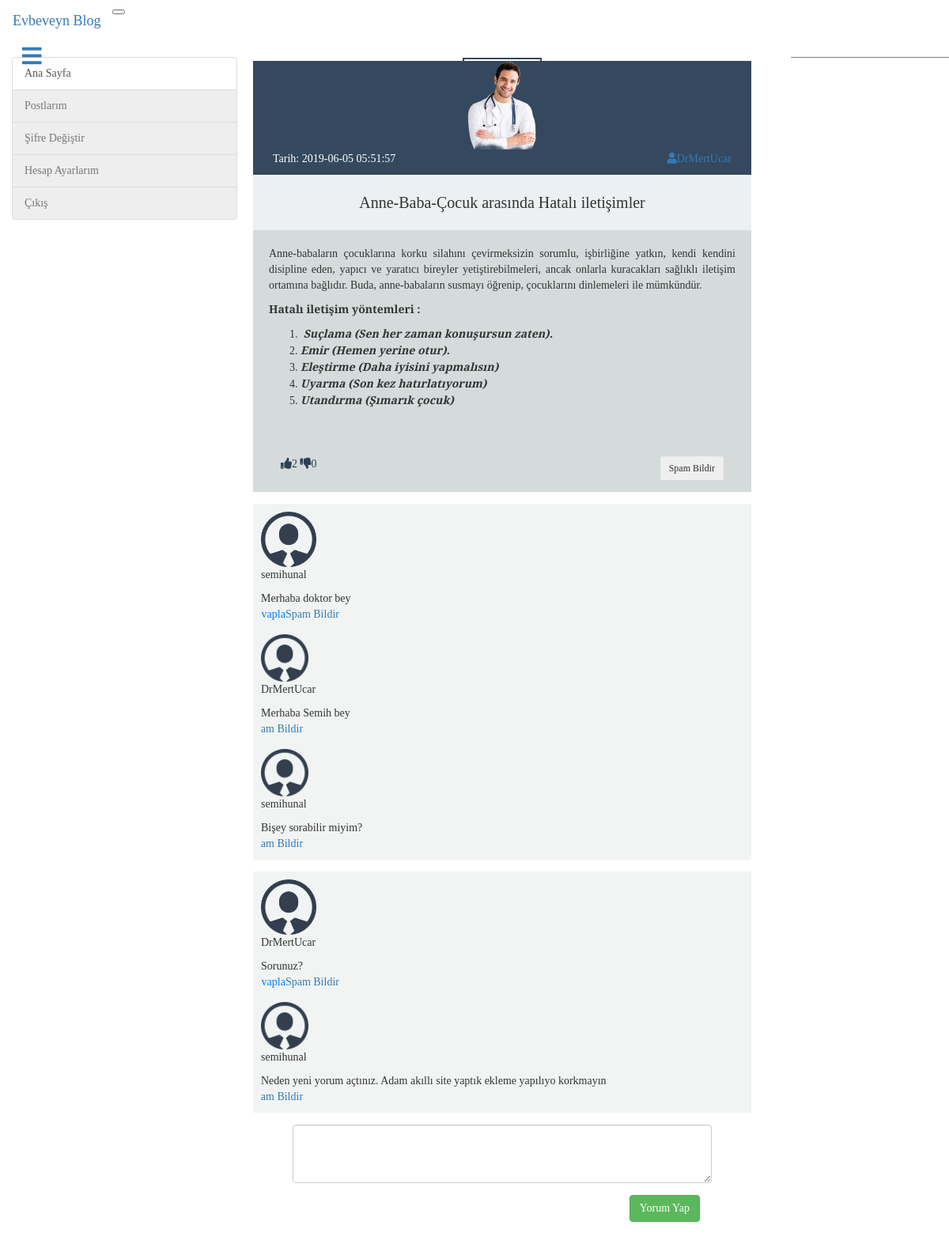
Page /postDetail.php?postId=12 on the committed database.
### tables this page shows
CREATE TABLE `profilphotos` (
  `userId` int(11) NOT NULL,
  `photo` blob NOT NULL,
  `photoName` varchar(255) NOT NULL,
  `status` int(11) NOT NULL
);

CREATE TABLE `posts` (
  `postId` int(11) NOT NULL,
  `userId` int(11) NOT NULL,
  `title` text NOT NULL,
  `text` text NOT NULL,
  `usefulNumber` int(11) NOT NULL DEFAULT '0',
  `notusefulNumber` int(11) NOT NULL DEFAULT '0',
  `newId` int(11) NOT NULL DEFAULT '0',
  `datetime` datetime NOT NULL DEFAULT CURRENT_TIMESTAMP,
  `status` int(11) NOT NULL DEFAULT '0',
  `productPhoto` blob,
  `price` int(11) NOT NULL
);

CREATE TABLE `users` (
  `id` int(11) NOT NULL,
  `userName` varchar(20) NOT NULL,
  `fullName` varchar(30) NOT NULL,
  `pass` varchar(20) NOT NULL,
  `email` varchar(50) NOT NULL,
  `gender` varchar(10) NOT NULL,
  `registerDate` datetime NOT NULL DEFAULT CURRENT_TIMESTAMP,
  `status` int(11) NOT NULL,
  `admin` int(11) NOT NULL DEFAULT '0',
  `photo` longblob NOT NULL,
  `biography` varchar(300) NOT NULL
);

CREATE TABLE `comments` (
  `id` int(11) NOT NULL,
  `userId` int(11) NOT NULL,
  `postId` int(11) NOT NULL,
  `text` varchar(300) NOT NULL,
  `AddedDate` datetime NOT NULL,
  `ModifiedDate` datetime NOT NULL DEFAULT CURRENT_TIMESTAMP,
  `status` int(11) NOT NULL DEFAULT '1'
);

CREATE TABLE `commentsreply` (
  `id` int(11) NOT NULL,
  `commentId` int(11) NOT NULL,
  `userId` int(11) NOT NULL,
  `text` text NOT NULL,
  `addedDate` datetime NOT NULL DEFAULT CURRENT_TIMESTAMP,
  `modifiedDate` date NOT NULL,
  `userBy` varchar(20) NOT NULL,
  `status` int(11) NOT NULL DEFAULT '0'
);

### db/postDetail.php (called while the page is built, shortened)
<?php
include("connection.php");
$postId=$_GET["postId"];
$postBilgisi = mysqli_query($db,"select * from posts where postId='$postId'")->fetch_assoc();
$userId=$postBilgisi['userId'];
$profilPhoto = mysqli_query($db,"select photoName from profilphotos where userId='$userId'")->fetch_assoc();
if($profilPhoto["photoName"]!=null)
$userPhotoUrl = "resim/".$profilPhoto["photoName"];
$userId = $_SESSION["userId"];
$userLikeDurum = mysqli_query($db,"select * from likes where postId='$postId' and userId='$userId'")->fetch_assoc();
$likeNumberSorgu = mysqli_query($db,"SELECT COUNT(*) FROM likes WHERE postId=$postId and status=1")->fetch_assoc();
$likeNumber = $likeNumberSorgu["COUNT(*)"];
$dislikeNumberSorgu = mysqli_query($db,"SELECT COUNT(*) FROM likes WHERE postId=$postId and status=-1")->fetch_assoc();
$dislikeNumber = $dislikeNumberSorgu["COUNT(*)"];
?>

### postDetail.php (the view, shortened to what this page needs)
<?php
  include ("includes/header.php");
  include("db/postDetail.php");
?>
<nav class="navbar navbar-expand-lg navbar-light bg-light">
  <a class="navbar-brand" href="index.php">Evbeveyn Blog</a>
  <button class="navbar-toggler" type="button" data-toggle="collapse" data-target="#navbarSupportedContent" aria-controls="navbarSupportedContent" aria-expanded="false" aria-label="Toggle navigation">
  </button>
  <div class="collapse navbar-collapse" id="navbarSupportedContent">
  </div>
</nav>
<?php
	include ("includes/header.php");
?>
<div class="container-fluid" >
<a class="btn btn-light" id="menuControl" data-toggle="modal" data-target="#exampleModalCenter"  style="z-index:1;"><span class="fas fa-bars fa-2x"></span></a>
<div class="row mt-4">
    <div class="col-md-3" id="userMenu">
  <div class="list-group">
         <button type="button" class="list-group-item list-group-item-action " id="homePage">Ana Sayfa</button>
         <button type="button" class="list-group-item list-group-item-action <?php if($_SESSION['login']!=true) echo 'disabled'; ?>" id="userPosts">Postlarım</button>
         <button type="button" class="list-group-item list-group-item-action <?php if($_SESSION['login']!=true) echo 'disabled'; ?>" id="changePassword">Şifre Değiştir</button>
         <button type="button" class="list-group-item list-group-item-action <?php if($_SESSION['login']!=true) echo 'disabled'; ?>" id="hesapBilgilerim">Hesap Ayarlarım</button>
         <button type="button" class="list-group-item list-group-item-action <?php if($_SESSION['login']!=true) echo 'disabled'; ?>" id="signOut">Çıkış</button>
       </div>
        </div>
        <div class="col-md-7" id="posts" style=" padding-top:0px;">
        <div class="col-md-12 text-center" >
        </div>
        <div class="col-md-12 text-center" >
        <img style="width:100px; border:2px solid #34495E; "<?php if($userPhotoUrl ==null)
             echo 'src="userIcon.png"';
             else
             echo 'src="'.$userPhotoUrl.'"';
             ?>
             style="width:100px; " class="rounded-circle img-fluid  " alt="...">
        </div>
            <div style="padding:15px; margin-top:5px;  padding-top:0px; background-color:#D5DBDB">
            <?php
              $userId=$postBilgisi["userId"];
              $user=mysqli_query($db,"select * from users where id='$userId'")->fetch_assoc();
              $userName=$user["userName"];
              ?>
            <div class="row" style="padding:10px; background-color:#34495E; color:white;"><div class="col-md-6 text-left">Tarih: <?php echo $postBilgisi["datetime"]; ?></div><div class="col-md-6 text-right"><a href="userPosts.php?user=<?php echo $userId ?>"><span class="fa fa-user mr-1"></span><?php echo $userName; ?></a> </div></div>
                <div class="row" style="background-color:#ECF0F1;">
                    <p style=" text-align:center; margin-left:auto; margin-right:auto;line-height:70px; font-size:20px; margin-bottom:0px;"><?php echo $postBilgisi["title"]; ?></p>
                </div>
                <div class="row" style="padding:20px; text-align:justify">
                      <?php echo $postBilgisi["text"]; ?>
                </div>
                <div class="row" style="padding:0px 20px;  text-align:justify">
                <div class="col-md-6">
                     <a class="mr-2" href="db/postLike.php?like=1&postId=<?php echo $postBilgisi["postId"]; ?>" style="color:#2E4053; cursor:pointer;" id="like"><span class="fas fa-thumbs-up mr-2" style="
                     <?php if($userLikeDurum["status"]==null)
                     echo "color:#2E4053;";
                  else if($userLikeDurum["status"]=="1")
                     echo "color:#3498DB;";
                      ?>"></span><?php echo $likeNumber; ?></a>
                      <a class="ml-2" href="db/postLike.php?like=-1&postId=<?php echo $postBilgisi["postId"]; ?>" style="color:#2E4053; cursor:pointer;" id="dislike"><span class="fas fa-thumbs-down mr-2"  style=" <?php if($userLikeDurum["status"]==null)
                     echo "color:#2E4053;";
                  else if($userLikeDurum["status"]=="-1")
                     echo "color:#3498DB;";
                      ?>"></span><?php echo $dislikeNumber; ?></a>
                      </div>
                      <div class="col-md-6 text-right">
                      <button data-toggle="modal" data-target=".bd-example-modal-lg" class="btn btn-dark btn-sm ml-2">Spam Bildir</button>
					  </div>
                </div>
            </div>
            <div class="row mt-0" style="padding:15px;" id="comments">
            <?php
              include("partialViews/postComments.php");
            ?>
            </div>
            <form action="db/newComment.php" method="post" class="col-md-12 col-sm-12" style="margin:auto;  padding:50px; padding-top:0px; padding-bottom:10px;">
            <div class="form-group">
            <textarea class="form-control" name="commentContent" id="exampleFormControlTextarea1" rows="3"></textarea>
            </div>
            <div class="col-md-12 text-right">
            <button type="submit" class="btn btn-success"> Yorum Yap</button>
            </div>
          </form>
        </div>
    <div class="col-md-2" style="background-color:gray;">
    </div>
        </div>
</div>
<?php  include ("includes/footer.php"); ?>

### Includes/header.php (shortened to what this page needs)
<!DOCTYPE html>
<html lang="en">
<head>
    <link rel="stylesheet" href="node_modules\bootstrap\dist\css\bootstrap.min.css">
    <link rel="stylesheet" href="node_modules\font-awesome\css\font-awesome.min.css">
   	<link rel="stylesheet" type="text/css" href="assets/styles.css"> <link href="content/progressBar.scss" rel="stylesheet/scss" type="text/css"></link>
	<link rel="stylesheet" href="style.css">
	<link rel="stylesheet" href="style.css">
	<link href="node_modules/froala-editor/css/froala_editor.pkgd.min.css" rel="stylesheet" type="text/css" />
<link href="node_modules/froala-editor/css/froala_style.min.css" rel="stylesheet" type="text/css" />
<link rel="stylesheet" href="https://cdnjs.cloudflare.com/ajax/libs/font-awesome/4.4.0/css/font-awesome.min.css"/>
</head>
<body style=" font-family: 'Bree Serif', serif;">

### partialViews/postComments.php (shortened to what this page needs)
<?php
$comments = mysqli_query($db,"select * from comments where postId='$postId' and status!=-1");
?>
<?php
$sayi=1;
      while($comment = mysqli_fetch_assoc($comments))
      {
?>
<div class="media" style="background-color:#F2F4F4; /*background-color:#273746; color:#D4E6F1;*/ padding:10px; width:100%;">
<img style="width:70px;" class="mr-3 rounded-circle img-fluid" src="userIcon.png"
  alt="Generic placeholder image">
            <div class="media-body">
                <div class="row">
                    <div class="col-10 col-sm-10 col-md-10"><?php
                $userId = $comment["userId"];
                $sorgu = mysqli_query($db,"select userName from users where id='$userId'")->fetch_assoc();
                echo $sorgu["userName"];
              ?></div>
                    <div class="col-2 col-sm-2 col-md-2 text-right"></div>
                </div>
                <?php
                    echo $comment["text"];
                ?>
                <div class="row ml-4">
                <a class="cevaplaBtn " style="    color: #007bff; cursor:pointer" id="cevaplaBtn<?php echo $sayi; ?>">Cevapla</a><a class="ml-4" href="db/commentSpam.php<?php echo "?postId=$postId&commentId=".$comment['id']; ?>">Spam Bildir</a>
                </div>
              <?php
              $commentId = $comment["id"];
              $commentsReplies = mysqli_query($db,"select * from commentsreply where commentId='$commentId' and status!=-1");
              ?>
              <?php
                while($reply = mysqli_fetch_assoc($commentsReplies))
                {
              ?>
              <div class="media mt-3">
                    <a class="pr-3" href="#">
        <img style="width:60px;" class="mr-3 rounded-circle img-fluid" src="userIcon.png"';
          alt="Generic placeholder image"> </a>
                    <div class="media-body">
                        <div class="row">
                              <div class="col-9 col-sm-10 col-md-10"><?php
                     $userId = $reply["userId"];
                     $sorgu = mysqli_query($db,"select userName from users where id='$userId'")->fetch_assoc();
                     echo $sorgu["userName"];
                    ?></div>
                              <div class="col-3 col-sm-2 col-md-2 text-right"></div>
                        </div>
                    <?php echo $reply["text"] ?>
                    <div class="row ml-4">
                <a class="ml-4"  href="db/commentReplySpam.php<?php echo "?postId=$postId&replyId=".$reply['id']; ?>">Spam Bildir</a>
                </div>
                </div>
                </div>
                <?php
                }
                ?>
            </div>
          </div>
          <?php
          $sayi++;
      }
?>

### Includes/footer.php (shortened to what this page needs)
	<link rel="stylesheet" href="https://use.fontawesome.com/releases/v5.8.2/css/all.css">
</body>
</html>

### assets/styles.css (style rules this page uses)
nav { width: 100%; }

### style.css (style rules this page uses)
@media only screen and (min-width: 768px) { #menuControl { visibility: visible; position:fixed; top:50px; } }
@media only screen and (min-width: 768px) { .col-md-3 { padding-right: 0px; } }

### Includes/header.php (style rules this page uses)
@media (min-width: 768px) { #posts { padding:20px; padding-right: 50px; } }

### rows in the picture
profilphotos: photoName (picture)
posts: datetime "2019-06-05 05:51:57", title "Anne-Baba-Çocuk arasında Hatalı iletişimler", text "Anne-babaların çocuklarına korku silahını çevirmeksizin sorumlu, işbirliğine yatkın, kendi kendini disipline eden, yapıcı ve yaratıcı bireyler yetiştirebilmeleri, ancak onlarla kuracakları sağlıklı iletişim ortamına bağlıdır. Buda, anne-babaların susmayı öğrenip, çocuklarını dinlemeleri ile mümkündür. Hatalı iletişim yöntemleri : Suçlama (Sen her zaman konuşursun zaten). Emir (Hemen yerine otur). Eleştirme (Daha iyisini yapmalısın) Uyarma (Son kez hatırlatıyorum) Utandırma (Şımarık çocuk)"
users: userName "DrMertUcar"
comments: userId.userName "semihunal", text "Merhaba doktor bey"
commentsreply: userId.userName "DrMertUcar", text "Merhaba Semih bey"
commentsreply: userId.userName "semihunal", text "Bişey sorabilir miyim?"
comments: userId.userName "DrMertUcar", text "Sorunuz?"
commentsreply: userId.userName "semihunal", text "Neden yeni yorum açtınız. Adam akıllı site yaptık ekleme yapılıyo korkmayın"

### other values in the picture
$likeNumber "2"
$dislikeNumber "0"
